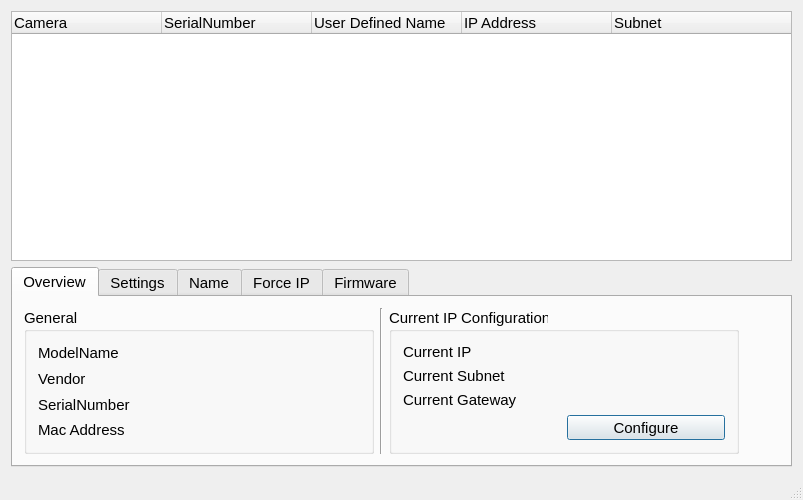
<?xml version="1.0" encoding="UTF-8"?>
<ui version="4.0">
 <class>MainWindow</class>
 <widget class="QMainWindow" name="MainWindow">
  <property name="minimumSize">
   <size>
    <width>771</width>
    <height>500</height>
   </size>
  </property>
  <property name="windowTitle">
   <string>TIS Network Cameras</string>
  </property>
  <property name="windowIcon">
   <iconset>
    <normaloff>tis_logo.png</normaloff>tis_logo.png</iconset>
  </property>
  <property name="styleSheet">
   <string notr="true"/>
  </property>
  <widget class="QWidget" name="centralWidget">
   <property name="sizePolicy">
    <sizepolicy hsizetype="Expanding" vsizetype="Expanding">
     <horstretch>0</horstretch>
     <verstretch>0</verstretch>
    </sizepolicy>
   </property>
   <layout class="QVBoxLayout" name="verticalLayout_2">
    <property name="sizeConstraint">
     <enum>QLayout::SetNoConstraint</enum>
    </property>
    <item>
     <widget class="QTreeWidget" name="cameraList">
      <property name="minimumSize">
       <size>
        <width>0</width>
        <height>200</height>
       </size>
      </property>
      <property name="font">
       <font>
        <pointsize>11</pointsize>
       </font>
      </property>
      <property name="autoScroll">
       <bool>false</bool>
      </property>
      <attribute name="headerDefaultSectionSize">
       <number>150</number>
      </attribute>
      <column>
       <property name="text">
        <string>Camera</string>
       </property>
      </column>
      <column>
       <property name="text">
        <string>SerialNumber</string>
       </property>
      </column>
      <column>
       <property name="text">
        <string>User Defined Name</string>
       </property>
      </column>
      <column>
       <property name="text">
        <string>IP Address</string>
       </property>
      </column>
      <column>
       <property name="text">
        <string>Subnet</string>
       </property>
      </column>
     </widget>
    </item>
    <item>
     <widget class="QTabWidget" name="tabWidget">
      <property name="sizePolicy">
       <sizepolicy hsizetype="MinimumExpanding" vsizetype="MinimumExpanding">
        <horstretch>0</horstretch>
        <verstretch>0</verstretch>
       </sizepolicy>
      </property>
      <property name="maximumSize">
       <size>
        <width>16777215</width>
        <height>200</height>
       </size>
      </property>
      <property name="baseSize">
       <size>
        <width>0</width>
        <height>500</height>
       </size>
      </property>
      <property name="font">
       <font>
        <pointsize>11</pointsize>
       </font>
      </property>
      <property name="accessibleName">
       <string>Name</string>
      </property>
      <property name="currentIndex">
       <number>0</number>
      </property>
      <widget class="QWidget" name="Overview">
       <property name="accessibleName">
        <string>Overview</string>
       </property>
       <property name="layoutDirection">
        <enum>Qt::LeftToRight</enum>
       </property>
       <attribute name="title">
        <string>Overview</string>
       </attribute>
       <layout class="QGridLayout" name="gridLayout_4">
        <item row="0" column="0" rowspan="2">
         <widget class="QGroupBox" name="groupBox">
          <property name="minimumSize">
           <size>
            <width>350</width>
            <height>0</height>
           </size>
          </property>
          <property name="styleSheet">
           <string notr="true"/>
          </property>
          <property name="title">
           <string>General</string>
          </property>
          <property name="flat">
           <bool>false</bool>
          </property>
          <layout class="QGridLayout" name="gridLayout_5">
           <item row="0" column="0">
            <widget class="QLabel" name="labelModelName">
             <property name="text">
              <string>ModelName</string>
             </property>
            </widget>
           </item>
           <item row="3" column="0">
            <widget class="QLabel" name="labelMAC">
             <property name="text">
              <string>Mac Address</string>
             </property>
            </widget>
           </item>
           <item row="2" column="0">
            <widget class="QLabel" name="labelSerialNumber">
             <property name="text">
              <string>SerialNumber</string>
             </property>
            </widget>
           </item>
           <item row="3" column="1">
            <widget class="QLabel" name="displayMAC">
             <property name="text">
              <string>&lt;Select Device&gt;</string>
             </property>
            </widget>
           </item>
           <item row="0" column="1">
            <widget class="QLabel" name="displayModelName">
             <property name="text">
              <string>&lt;Select Device&gt;</string>
             </property>
            </widget>
           </item>
           <item row="1" column="0">
            <widget class="QLabel" name="labelVendor">
             <property name="text">
              <string>Vendor</string>
             </property>
            </widget>
           </item>
           <item row="1" column="1">
            <widget class="QLabel" name="displayVendor">
             <property name="text">
              <string>&lt;Select Device&gt;</string>
             </property>
            </widget>
           </item>
           <item row="2" column="1">
            <widget class="QLabel" name="displaySerialNumber">
             <property name="text">
              <string>&lt;Select Device&gt;</string>
             </property>
            </widget>
           </item>
          </layout>
         </widget>
        </item>
        <item row="0" column="1" rowspan="2">
         <widget class="Line" name="line">
          <property name="orientation">
           <enum>Qt::Vertical</enum>
          </property>
         </widget>
        </item>
        <item row="0" column="2" rowspan="2">
         <widget class="QGroupBox" name="groupBox_2">
          <property name="minimumSize">
           <size>
            <width>350</width>
            <height>0</height>
           </size>
          </property>
          <property name="title">
           <string>Current IP Configuration</string>
          </property>
          <property name="flat">
           <bool>true</bool>
          </property>
          <layout class="QGridLayout" name="gridLayout_6">
           <item row="2" column="0">
            <widget class="QLabel" name="labelCurrentGateway">
             <property name="text">
              <string>Current Gateway</string>
             </property>
            </widget>
           </item>
           <item row="2" column="1">
            <widget class="QLabel" name="displayCurrentGateway">
             <property name="text">
              <string>&lt;Select Device&gt;</string>
             </property>
            </widget>
           </item>
           <item row="0" column="0">
            <widget class="QLabel" name="labelCurrentIP">
             <property name="text">
              <string>Current IP</string>
             </property>
            </widget>
           </item>
           <item row="1" column="1">
            <widget class="QLabel" name="displayCurrentNetmask">
             <property name="text">
              <string>&lt;Select Device&gt;</string>
             </property>
            </widget>
           </item>
           <item row="1" column="0">
            <widget class="QLabel" name="labelCurrentNetmask">
             <property name="text">
              <string>Current Subnet</string>
             </property>
            </widget>
           </item>
           <item row="0" column="1">
            <widget class="QLabel" name="displayCurrentIP">
             <property name="text">
              <string>&lt;Select Device&gt;</string>
             </property>
            </widget>
           </item>
           <item row="3" column="1">
            <widget class="QPushButton" name="buttonGoToSettings">
             <property name="minimumSize">
              <size>
               <width>0</width>
               <height>20</height>
              </size>
             </property>
             <property name="text">
              <string>Configure</string>
             </property>
             <property name="default">
              <bool>true</bool>
             </property>
            </widget>
           </item>
          </layout>
         </widget>
        </item>
        <item row="0" column="3">
         <spacer name="horizontalSpacer_10">
          <property name="orientation">
           <enum>Qt::Horizontal</enum>
          </property>
          <property name="sizeType">
           <enum>QSizePolicy::MinimumExpanding</enum>
          </property>
          <property name="sizeHint" stdset="0">
           <size>
            <width>40</width>
            <height>20</height>
           </size>
          </property>
         </spacer>
        </item>
        <item row="1" column="3">
         <spacer name="horizontalSpacer_11">
          <property name="orientation">
           <enum>Qt::Horizontal</enum>
          </property>
          <property name="sizeType">
           <enum>QSizePolicy::MinimumExpanding</enum>
          </property>
          <property name="sizeHint" stdset="0">
           <size>
            <width>40</width>
            <height>20</height>
           </size>
          </property>
         </spacer>
        </item>
       </layout>
      </widget>
      <widget class="QWidget" name="Settings">
       <attribute name="title">
        <string>Settings</string>
       </attribute>
       <layout class="QGridLayout" name="gridLayout_3">
        <item row="0" column="1">
         <widget class="QCheckBox" name="checkBoxDHCP">
          <property name="text">
           <string>DHCP</string>
          </property>
         </widget>
        </item>
        <item row="1" column="1">
         <widget class="QCheckBox" name="checkBoxStatic">
          <property name="text">
           <string>Static IP</string>
          </property>
         </widget>
        </item>
        <item row="1" column="2">
         <spacer name="horizontalSpacer_2">
          <property name="orientation">
           <enum>Qt::Horizontal</enum>
          </property>
          <property name="sizeType">
           <enum>QSizePolicy::Fixed</enum>
          </property>
          <property name="sizeHint" stdset="0">
           <size>
            <width>40</width>
            <height>20</height>
           </size>
          </property>
         </spacer>
        </item>
        <item row="1" column="3">
         <widget class="QLabel" name="labelNetmask">
          <property name="text">
           <string>Netmask</string>
          </property>
         </widget>
        </item>
        <item row="0" column="3">
         <widget class="QLabel" name="labelIP">
          <property name="text">
           <string>IP</string>
          </property>
         </widget>
        </item>
        <item row="0" column="4">
         <widget class="QLineEdit" name="editSettingsIP">
          <property name="maximumSize">
           <size>
            <width>130</width>
            <height>16777215</height>
           </size>
          </property>
          <property name="inputMask">
           <string>000.000.000.000</string>
          </property>
         </widget>
        </item>
        <item row="2" column="3">
         <widget class="QLabel" name="labelGateway">
          <property name="text">
           <string>Gateway</string>
          </property>
         </widget>
        </item>
        <item row="1" column="4">
         <widget class="QLineEdit" name="editSettingsNetmask">
          <property name="maximumSize">
           <size>
            <width>130</width>
            <height>16777215</height>
           </size>
          </property>
          <property name="inputMask">
           <string>000.000.000.000</string>
          </property>
         </widget>
        </item>
        <item row="2" column="4">
         <widget class="QLineEdit" name="editSettingsGateway">
          <property name="maximumSize">
           <size>
            <width>130</width>
            <height>16777215</height>
           </size>
          </property>
          <property name="inputMask">
           <string>000.000.000.000</string>
          </property>
         </widget>
        </item>
        <item row="1" column="0">
         <spacer name="horizontalSpacer_3">
          <property name="orientation">
           <enum>Qt::Horizontal</enum>
          </property>
          <property name="sizeType">
           <enum>QSizePolicy::Fixed</enum>
          </property>
          <property name="sizeHint" stdset="0">
           <size>
            <width>40</width>
            <height>20</height>
           </size>
          </property>
         </spacer>
        </item>
        <item row="2" column="6">
         <spacer name="horizontalSpacer_4">
          <property name="orientation">
           <enum>Qt::Horizontal</enum>
          </property>
          <property name="sizeHint" stdset="0">
           <size>
            <width>40</width>
            <height>20</height>
           </size>
          </property>
         </spacer>
        </item>
        <item row="2" column="5">
         <widget class="QPushButton" name="buttonSaveSettings">
          <property name="text">
           <string>Save</string>
          </property>
          <property name="default">
           <bool>true</bool>
          </property>
         </widget>
        </item>
       </layout>
      </widget>
      <widget class="QWidget" name="Name">
       <attribute name="title">
        <string>Name</string>
       </attribute>
       <layout class="QGridLayout" name="gridLayout_2">
        <item row="0" column="2">
         <widget class="QLineEdit" name="editName">
          <property name="maximumSize">
           <size>
            <width>300</width>
            <height>16777215</height>
           </size>
          </property>
          <property name="toolTip">
           <string>Maximum of 16 characters</string>
          </property>
          <property name="maxLength">
           <number>16</number>
          </property>
         </widget>
        </item>
        <item row="0" column="3">
         <widget class="QPushButton" name="buttonSetName">
          <property name="text">
           <string>Set Name</string>
          </property>
          <property name="default">
           <bool>true</bool>
          </property>
         </widget>
        </item>
        <item row="0" column="4">
         <spacer name="horizontalSpacer_7">
          <property name="orientation">
           <enum>Qt::Horizontal</enum>
          </property>
          <property name="sizeHint" stdset="0">
           <size>
            <width>40</width>
            <height>20</height>
           </size>
          </property>
         </spacer>
        </item>
        <item row="0" column="0">
         <spacer name="horizontalSpacer_6">
          <property name="orientation">
           <enum>Qt::Horizontal</enum>
          </property>
          <property name="sizeType">
           <enum>QSizePolicy::Fixed</enum>
          </property>
          <property name="sizeHint" stdset="0">
           <size>
            <width>40</width>
            <height>20</height>
           </size>
          </property>
         </spacer>
        </item>
        <item row="0" column="1">
         <widget class="QLabel" name="label_2">
          <property name="text">
           <string>New Name:</string>
          </property>
         </widget>
        </item>
       </layout>
      </widget>
      <widget class="QWidget" name="forceIP">
       <attribute name="title">
        <string>Force IP</string>
       </attribute>
       <layout class="QGridLayout" name="gridLayout">
        <item row="0" column="2">
         <widget class="QLineEdit" name="editForceIP">
          <property name="maximumSize">
           <size>
            <width>130</width>
            <height>16777215</height>
           </size>
          </property>
          <property name="inputMask">
           <string>000.000.000.000</string>
          </property>
         </widget>
        </item>
        <item row="2" column="2">
         <widget class="QLineEdit" name="editForceGateway">
          <property name="maximumSize">
           <size>
            <width>130</width>
            <height>16777215</height>
           </size>
          </property>
          <property name="inputMask">
           <string>000.000.000.000</string>
          </property>
         </widget>
        </item>
        <item row="1" column="2">
         <widget class="QLineEdit" name="editForceNetmask">
          <property name="maximumSize">
           <size>
            <width>130</width>
            <height>16777215</height>
           </size>
          </property>
          <property name="inputMask">
           <string>000.000.000.000</string>
          </property>
         </widget>
        </item>
        <item row="0" column="1">
         <widget class="QLabel" name="labelForceIP">
          <property name="layoutDirection">
           <enum>Qt::LeftToRight</enum>
          </property>
          <property name="text">
           <string>IP:</string>
          </property>
         </widget>
        </item>
        <item row="2" column="1">
         <widget class="QLabel" name="labelForceGateway">
          <property name="text">
           <string>Gateway:</string>
          </property>
         </widget>
        </item>
        <item row="1" column="1">
         <widget class="QLabel" name="labelForceSubnet">
          <property name="text">
           <string>Subnet:</string>
          </property>
         </widget>
        </item>
        <item row="2" column="4">
         <widget class="QPushButton" name="buttonForceIP">
          <property name="enabled">
           <bool>true</bool>
          </property>
          <property name="text">
           <string>Force IP</string>
          </property>
          <property name="default">
           <bool>true</bool>
          </property>
         </widget>
        </item>
        <item row="1" column="0">
         <spacer name="horizontalSpacer">
          <property name="orientation">
           <enum>Qt::Horizontal</enum>
          </property>
          <property name="sizeType">
           <enum>QSizePolicy::Fixed</enum>
          </property>
          <property name="sizeHint" stdset="0">
           <size>
            <width>40</width>
            <height>20</height>
           </size>
          </property>
         </spacer>
        </item>
        <item row="2" column="5">
         <spacer name="horizontalSpacer_5">
          <property name="orientation">
           <enum>Qt::Horizontal</enum>
          </property>
          <property name="sizeHint" stdset="0">
           <size>
            <width>40</width>
            <height>20</height>
           </size>
          </property>
         </spacer>
        </item>
       </layout>
      </widget>
      <widget class="QWidget" name="Firmware">
       <property name="accessibleName">
        <string>Firmware</string>
       </property>
       <attribute name="title">
        <string>Firmware</string>
       </attribute>
       <layout class="QGridLayout" name="gridLayout_8">
        <item row="4" column="0">
         <spacer name="horizontalSpacer_8">
          <property name="orientation">
           <enum>Qt::Horizontal</enum>
          </property>
          <property name="sizeType">
           <enum>QSizePolicy::Fixed</enum>
          </property>
          <property name="sizeHint" stdset="0">
           <size>
            <width>40</width>
            <height>20</height>
           </size>
          </property>
         </spacer>
        </item>
        <item row="4" column="2">
         <widget class="QLineEdit" name="editFirmwarePath">
          <property name="minimumSize">
           <size>
            <width>300</width>
            <height>0</height>
           </size>
          </property>
          <property name="maximumSize">
           <size>
            <width>300</width>
            <height>16777215</height>
           </size>
          </property>
         </widget>
        </item>
        <item row="6" column="3">
         <spacer name="verticalSpacer">
          <property name="orientation">
           <enum>Qt::Vertical</enum>
          </property>
          <property name="sizeHint" stdset="0">
           <size>
            <width>20</width>
            <height>40</height>
           </size>
          </property>
         </spacer>
        </item>
        <item row="2" column="3">
         <spacer name="verticalSpacer_2">
          <property name="orientation">
           <enum>Qt::Vertical</enum>
          </property>
          <property name="sizeType">
           <enum>QSizePolicy::Fixed</enum>
          </property>
          <property name="sizeHint" stdset="0">
           <size>
            <width>20</width>
            <height>40</height>
           </size>
          </property>
         </spacer>
        </item>
        <item row="5" column="3">
         <widget class="QPushButton" name="buttonUpload">
          <property name="text">
           <string>Upload</string>
          </property>
          <property name="default">
           <bool>true</bool>
          </property>
         </widget>
        </item>
        <item row="4" column="3">
         <widget class="QPushButton" name="buttonSearchFile">
          <property name="text">
           <string>Browse</string>
          </property>
         </widget>
        </item>
        <item row="4" column="1">
         <widget class="QLabel" name="label">
          <property name="text">
           <string>Firmware File:</string>
          </property>
         </widget>
        </item>
        <item row="1" column="1">
         <widget class="QLabel" name="labelVersionDescription">
          <property name="text">
           <string>Current Version:</string>
          </property>
         </widget>
        </item>
        <item row="1" column="2">
         <widget class="QLabel" name="labelVersion">
          <property name="text">
           <string>&lt;Current Revision&gt;</string>
          </property>
         </widget>
        </item>
        <item row="5" column="2">
         <widget class="QProgressBar" name="progressFirmwareUpload">
          <property name="enabled">
           <bool>true</bool>
          </property>
          <property name="value">
           <number>0</number>
          </property>
          <property name="textVisible">
           <bool>true</bool>
          </property>
         </widget>
        </item>
        <item row="4" column="4">
         <spacer name="horizontalSpacer_9">
          <property name="orientation">
           <enum>Qt::Horizontal</enum>
          </property>
          <property name="sizeHint" stdset="0">
           <size>
            <width>40</width>
            <height>20</height>
           </size>
          </property>
         </spacer>
        </item>
        <item row="0" column="2">
         <spacer name="verticalSpacer_3">
          <property name="orientation">
           <enum>Qt::Vertical</enum>
          </property>
          <property name="sizeType">
           <enum>QSizePolicy::Expanding</enum>
          </property>
          <property name="sizeHint" stdset="0">
           <size>
            <width>20</width>
            <height>40</height>
           </size>
          </property>
         </spacer>
        </item>
       </layout>
      </widget>
     </widget>
    </item>
   </layout>
  </widget>
  <widget class="QStatusBar" name="statusBar"/>
  <action name="actionQuit">
   <property name="text">
    <string>Quit</string>
   </property>
  </action>
 </widget>
 <layoutdefault spacing="6" margin="11"/>
 <tabstops>
  <tabstop>buttonGoToSettings</tabstop>
  <tabstop>checkBoxDHCP</tabstop>
  <tabstop>checkBoxStatic</tabstop>
  <tabstop>editSettingsIP</tabstop>
  <tabstop>editSettingsNetmask</tabstop>
  <tabstop>editSettingsGateway</tabstop>
  <tabstop>editName</tabstop>
  <tabstop>buttonSetName</tabstop>
  <tabstop>editForceIP</tabstop>
  <tabstop>editForceNetmask</tabstop>
  <tabstop>editForceGateway</tabstop>
  <tabstop>editFirmwarePath</tabstop>
 </tabstops>
 <resources/>
 <connections>
  <connection>
   <sender>buttonGoToSettings</sender>
   <signal>clicked()</signal>
   <receiver>MainWindow</receiver>
   <slot>changeToSettings()</slot>
   <hints>
    <hint type="sourcelabel">
     <x>592</x>
     <y>445</y>
    </hint>
    <hint type="destinationlabel">
     <x>617</x>
     <y>291</y>
    </hint>
   </hints>
  </connection>
  <connection>
   <sender>buttonForceIP</sender>
   <signal>clicked()</signal>
   <receiver>MainWindow</receiver>
   <slot>sendForceIP()</slot>
   <hints>
    <hint type="sourcelabel">
     <x>557</x>
     <y>406</y>
    </hint>
    <hint type="destinationlabel">
     <x>617</x>
     <y>372</y>
    </hint>
   </hints>
  </connection>
  <connection>
   <sender>buttonSetName</sender>
   <signal>clicked()</signal>
   <receiver>MainWindow</receiver>
   <slot>saveName()</slot>
   <hints>
    <hint type="sourcelabel">
     <x>389</x>
     <y>356</y>
    </hint>
    <hint type="destinationlabel">
     <x>617</x>
     <y>349</y>
    </hint>
   </hints>
  </connection>
  <connection>
   <sender>buttonSaveSettings</sender>
   <signal>clicked()</signal>
   <receiver>MainWindow</receiver>
   <slot>saveSettings()</slot>
   <hints>
    <hint type="sourcelabel">
     <x>566</x>
     <y>427</y>
    </hint>
    <hint type="destinationlabel">
     <x>618</x>
     <y>473</y>
    </hint>
   </hints>
  </connection>
  <connection>
   <sender>buttonSearchFile</sender>
   <signal>clicked()</signal>
   <receiver>MainWindow</receiver>
   <slot>buttonFirmware_clicked()</slot>
   <hints>
    <hint type="sourcelabel">
     <x>544</x>
     <y>372</y>
    </hint>
    <hint type="destinationlabel">
     <x>4</x>
     <y>474</y>
    </hint>
   </hints>
  </connection>
  <connection>
   <sender>buttonUpload</sender>
   <signal>clicked()</signal>
   <receiver>MainWindow</receiver>
   <slot>uploadFirmware()</slot>
   <hints>
    <hint type="sourcelabel">
     <x>536</x>
     <y>407</y>
    </hint>
    <hint type="destinationlabel">
     <x>618</x>
     <y>456</y>
    </hint>
   </hints>
  </connection>
  <connection>
   <sender>checkBoxStatic</sender>
   <signal>toggled(bool)</signal>
   <receiver>MainWindow</receiver>
   <slot>allowPersistentConfig(bool)</slot>
   <hints>
    <hint type="sourcelabel">
     <x>115</x>
     <y>362</y>
    </hint>
    <hint type="destinationlabel">
     <x>4</x>
     <y>410</y>
    </hint>
   </hints>
  </connection>
  <connection>
   <sender>cameraList</sender>
   <signal>itemSelectionChanged()</signal>
   <receiver>MainWindow</receiver>
   <slot>displayCamera()</slot>
   <hints>
    <hint type="sourcelabel">
     <x>529</x>
     <y>187</y>
    </hint>
    <hint type="destinationlabel">
     <x>618</x>
     <y>168</y>
    </hint>
   </hints>
  </connection>
 </connections>
 <slots>
  <slot>paint()</slot>
  <slot>sendForceIP()</slot>
  <slot>changeToSettings()</slot>
  <slot>saveName()</slot>
  <slot>saveSettings()</slot>
  <slot>displayCamera(QTreeWidgetItem*,int)</slot>
  <slot>displayCamera()</slot>
  <slot>buttonFirmware_clicked()</slot>
  <slot>uploadFirmware()</slot>
  <slot>allowPersistentConfig(bool)</slot>
 </slots>
</ui>
